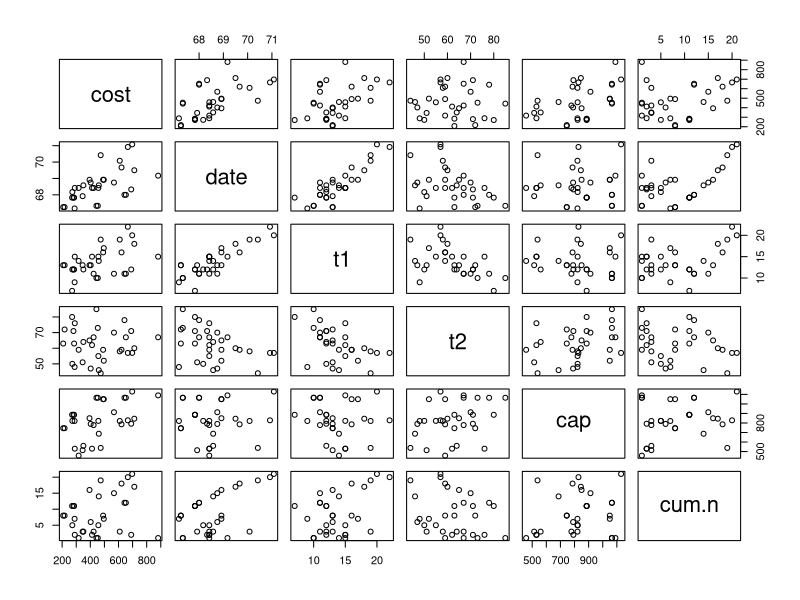
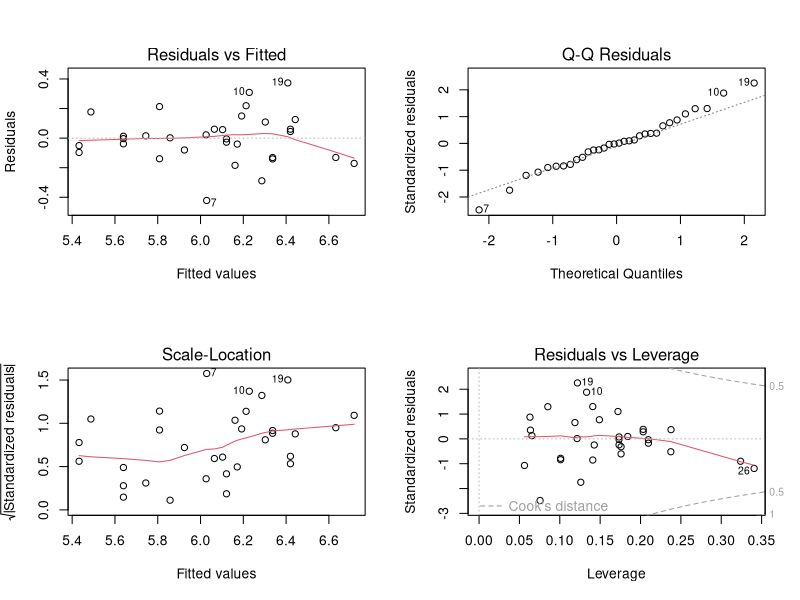
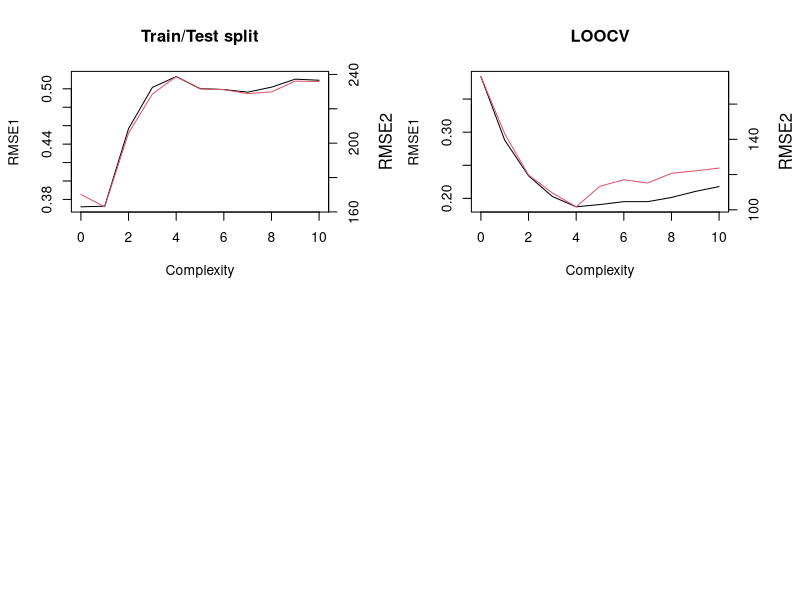

These charts were generated, in order, by the following R code:
## ---- chunk 1
nuclear = read.table("nuclear.dat", sep="\t", header=T)
attach(nuclear)
## ---- chunk 2
nuclear$pr = as.factor(nuclear$pr)
nuclear$ne = as.factor(nuclear$ne)
nuclear$ct = as.factor(nuclear$ct)
nuclear$bw = as.factor(nuclear$bw)
nuclear$pt = as.factor(nuclear$pt)
## ---- chunk 3
plot(nuclear[,sapply(nuclear, is.numeric)])
## ---- chunk 4
all.fit = lm(log(cost)~., data = nuclear)
summary(all.fit)
## ---- chunk 5
all_no_t1.fit = lm(log(cost)~.-t1, data= nuclear)
summary(all_no_t1.fit)
## ---- chunk 6
nuclear_backwards_sub <- data.frame(nuclear) 
for (i in 1:ncol(nuclear)) {
    p_values.fit <- lm(log(cost)~., data=nuclear_backwards_sub)
    # -1 since we don't want to remove intercept
    p_vals <- summary(p_values.fit)$coefficients[-1,4]
    max_idx <- as.integer(which.max(p_vals)) 
  
    if(p_vals[max_idx] < 0.05) {
      break
    } 
    else {
      # Add one since we don't want to remove targert variable (cost).
      nuclear_backwards_sub <- nuclear_backwards_sub[,-(max_idx+1)] 
    }
}

summary(p_values.fit)
## ---- chunk 7
par(mfrow=c(2,2))
plot(p_values.fit)
## ---- chunk 8
MSE = (cost-exp(fitted.values(p_values.fit)))^2
MSE = mean(MSE)
MSE
## ---- chunk 9
library("MASS")

AIC.fit = lm(log(cost)~.,data = nuclear)
AIC.fit = stepAIC(AIC.fit, direction = "backward")
## ---- chunk 10
AIC.fit$coefficients

n = nrow(nuclear)
BIC.fit = lm(log(cost)~., data=nuclear)
BIC.fit = stepAIC(BIC.fit, direction="backward", k=log(n))
## ---- chunk 11
nuclear.new = data.frame(date=70.0, t1=13, t2=50, cap = 800, pr=1, ne=0, ct=0, bw=1, cum.n=8, pt=1)

nuclear.new$pr = as.factor(nuclear.new$pr)
nuclear.new$ne = as.factor(nuclear.new$ne)
nuclear.new$ct = as.factor(nuclear.new$ct)
nuclear.new$bw = as.factor(nuclear.new$bw)
nuclear.new$pt = as.factor(nuclear.new$pt)

p_values.pred = predict.lm(p_values.fit, nuclear.new, se.fit=TRUE)
AIC.pred = predict.lm(AIC.fit, nuclear.new, se.fit=TRUE)
BIC.pred = predict.lm(BIC.fit, nuclear.new, se.fit=TRUE)

sprintf("P-value estimate: %f SE: %f", exp(p_values.pred$fit),exp(p_values.pred$se.fit))
sprintf("AIC estimate: %f SE: %f", exp(AIC.pred$fit),exp(AIC.pred$se.fit))
sprintf("BIC estimate: %f SE: %f", exp(BIC.pred$fit),exp(BIC.pred$se.fit))
## ---- chunk 12
n = nrow(nuclear)
ind = sample(1:n,n/2,replace=FALSE)
RMSE.test1 = rep(NA,11) 
RMSE.test2 = rep(NA,11) 
model_narrow = lm(log(cost) ~ 1, data = nuclear)
model_wide = lm(log(cost) ~ ., data = nuclear)

for(i in 0:10)
{
 fit = stepAIC(model_narrow, direction="forward", steps=i,data=nuclear[ind,],
               scope=list(lower=model_narrow, upper=model_wide), k = 0)
 pred = predict(fit,nuclear[-ind,])
 RMSE.test1[i+1] = sqrt(mean((log(nuclear$cost)-pred)^2))
 RMSE.test2[i+1] = sqrt(mean((nuclear$cost-exp(pred))^2))
}
par(mar = c(5, 4, 4, 4) + 0.3)  # Leave space for z axis
plot(0:10,RMSE.test1,main="Train/Test split",xlab="Complexity",ylab="RMSE1",type="l") # first plot
par(new = TRUE)
plot(0:10,RMSE.test2, type = "l", axes = FALSE, bty = "n", xlab = "", ylab = "",col=2)
axis(side=4, at = pretty(range(RMSE.test2)))
mtext("RMSE2", side=4, line=3)
## ---- chunk 13
# library(lmvar)
# RMSE.cv1 = rep(0,10)
# RMSE.cv2 = rep(0,10)
# for(i in 0:10)
# {
# fit = stepAIC(model_narrow, direction="forward", steps=i,k=0,
#         scope=list(lower=model_narrow, upper=model_wide),trace=0)
#  fit = lm(formula(fit),data=nuclear,x=TRUE,y=TRUE)
#  #Note: the k in the command below has a different meaning than k above!!! 
#  RMSE.cv1[i+1] = cv.lm(fit,k=10)$MSE_sqrt$mean
#  RMSE.cv2[i+1] = cv.lm(fit,k=10,log=TRUE)$MSE_sqrt$mean
# }
# 
# par(mar = c(5, 4, 4, 4) + 0.3)  # Leave space for z axis
# plot(0:10,RMSE.cv1,xlab="Complexity",ylab="RMSE1",type="l") # first plot
# par(new = TRUE)
# plot(0:10,RMSE.cv2, main="10-fold CV",type = "l", axes = FALSE, bty = "n", xlab = "", ylab = "",col=2)
# axis(side=4, at = pretty(range(RMSE.cv2)))
# mtext("RMSE2", side=4, line=3)
## ---- chunk 14
library(boot)
RMSE.LOOCV1 = rep(0,11)
RMSE.LOOCV2 = rep(0,11)
for(i in 0:10) {
  fit = stepAIC(model_narrow, direction="forward", steps=i,k=0,
        scope=list(lower=model_narrow, upper=model_wide),trace=0)
 fit = glm(formula(fit),data=nuclear,x=TRUE,y=TRUE)
 
 RMSE.LOOCV1[i+1] = sqrt(cv.glm(nuclear ,fit)$delta[1])
 
 nuclear.diag = glm.diag(fit)
 yhat = exp(fitted(fit))
 y= exp(fit$y)
 RMSE.LOOCV2[i+1] = sqrt(mean((y-yhat)^2 / (1-nuclear.diag$h)^2))
}

par(mar = c(5, 4, 4, 4) + 0.3)  # Leave space for z axis
plot(0:10,RMSE.LOOCV1,xlab="Complexity",ylab="RMSE1",type="l") # first plot
par(new = TRUE)
plot(0:10,RMSE.LOOCV2, main="LOOCV",type = "l", axes = FALSE, bty = "n", xlab = "", ylab = "",col=2)
axis(side=4, at = pretty(range(RMSE.LOOCV2)))
mtext("RMSE2", side=4, line=3)
## ---- chunk 15
Fe = read.table("fe.txt", header=T, sep=",")
fit1= lm(Fe~form+0, data=Fe)
summary(fit1)
## ---- chunk 16
Fe$form = as.factor(Fe$form)
fit1 = lm(Fe~form+0, data=Fe)
summary(fit1)
## ---- chunk 17
options()$contrasts
options(contrasts=c("contr.treatment", "contr.treatment"))
fit2 = lm(Fe~form,data=Fe)
summary(fit2)

options(contrasts=c("contr.sum", "contr.sum"))
options()$contrasts
fit3 = lm(Fe~form,data=Fe)
summary(fit3)
